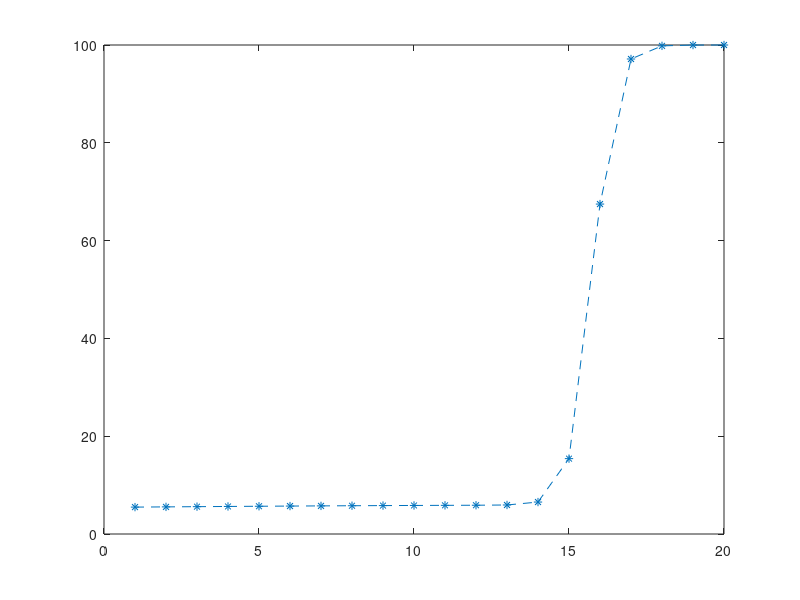

This chart was generated by the following MATLAB code: (Note: this script raises an error after producing the figure.)
x(1) = 1; x(2) = 2;
f(1) = 11/2; f(2) = 61/11;
for i = 3:20
  x(i) = i;
  f(i) = 111 - (1130 - 3000/f(i-2))/f(i-1);
end;

plot(x,f,'*--')










fun = @wfun1;
A = []; b = []; Aeq = []; beq = [];
lb = [0,0]; 
ub = [pi,pi];
x0 = [0.8,0.8];
nonlcon = @wcon1;

x1_store = []; x2_store = []; f1_store = []; f2_store = []; exitflag_store = [];

global w
for w = 0:0.1:1
    
    [x,fval,exitflag,output] = fmincon(fun,x0,A,b,Aeq,beq,lb,ub,nonlcon)
    
    f1 = x(1)
    f2 = x(2)
    
    x1_store = [x1_store; x(1)];
    x2_store = [x2_store; x(2)];
    f1_store = [f1_store; f1];
    f2_store = [f2_store; f2];
    exitflag_store = [exitflag_store; exitflag];
    
end

plot(f1_store,f2_store,'*--')

 
w = [0:0.1:1]'; 
VarNames = {'w', 'exit flag', 'x1' , 'x2', 'f1', 'f2'};
T = table(w, exitflag_store, x1_store, x2_store, f1_store ,f2_store , 'VariableNames',VarNames)

